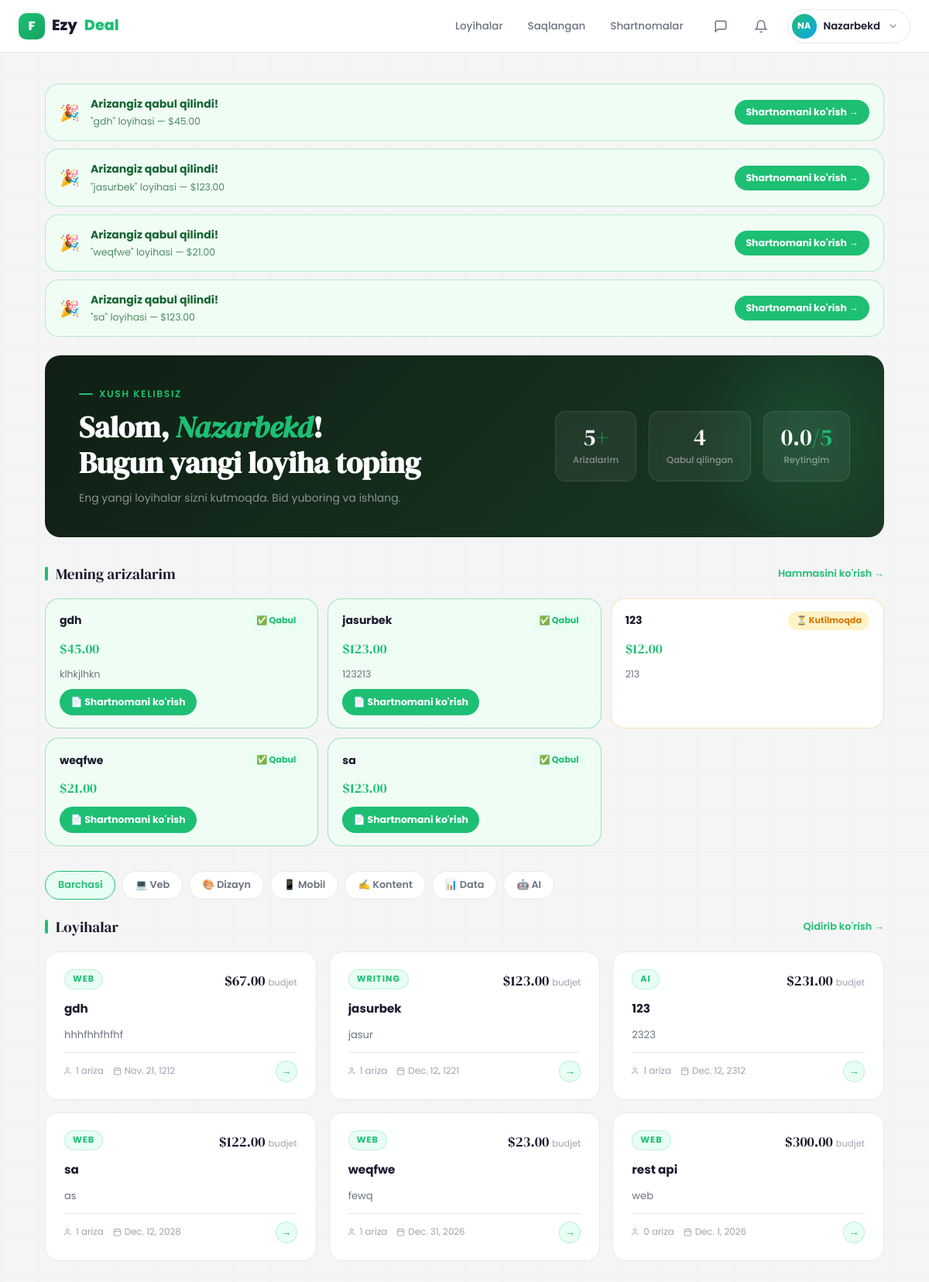
The page /main-freelancer/all-projects/ (signed in) on the database its author committed.
### Users/models.py (models this page shows, shortened)
class User(AbstractUser):
    ROLE_CHOICE = (
        (CLIENT, 'client'),
        (FREELANCER, 'freelancer'),
    )
    email = models.EmailField(unique=True)
    role = models.CharField(max_length=20, choices=ROLE_CHOICE)
    bio = models.TextField(blank=True, null=True)
    avatar = models.ImageField(upload_to='avatars/', blank=True, null=True)
    created_at = models.DateTimeField(auto_now_add=True)

### Bid/models.py (models this page shows, shortened)
class Bid(models.Model):
    STATUS_CHOICES = (
        (PENDING, "Pending"),
        (ACCEPTED, "Accepted"),
        (REJECTED, "Rejected"),
    )
    project = models.ForeignKey(
        Project,
        on_delete=models.CASCADE,
        related_name="bids"
    )
    freelancer = models.ForeignKey(
        settings.AUTH_USER_MODEL,
        on_delete=models.CASCADE,
        related_name="bids"
    )
    price = models.DecimalField(max_digits=12, decimal_places=2)
    xabar = models.TextField()
    attachment = models.FileField(upload_to='bids/', blank=True, null=True)
    delivery_days = models.PositiveIntegerField(default=7)
    status = models.CharField(
        max_length=20,
        choices=STATUS_CHOICES,
        default=PENDING
    )
    created_at = models.DateTimeField(auto_now_add=True)
    finished_at = models.DateTimeField(auto_now=True)
    class Meta:
        unique_together = ("project", "freelancer")
        ordering = ["-created_at"]

### Projects/models.py (models this page shows, shortened)
class Project(models.Model):
    WEB = "web"
    DESIGN = "design"
    MOBILE = "mobile"
    WRITING = "writing"
    DATA = "data"
    AI = "ai"
    CATEGORY_CHOICES = [
        (WEB, "Web Development"),
        (DESIGN, "Design"),
        (MOBILE, "Mobile Development"),
        (WRITING, "Content Writing"),
        (DATA, "Data Science"),
        (AI, "AI / ML"),
    ]
    OPEN = "open"
    IN_PROGRESS = "in_progress"
    COMPLETED = "completed"
    CANCELLED = "cancelled"
    STATUS_CHOICES = (
        (OPEN, "Open"),
        (IN_PROGRESS, "In Progress"),
        (COMPLETED, "Completed"),
        (CANCELLED, "Cancelled"),
    )
    FIXED = "fixed"
    HOURLY = "hourly"
    MILESTONE = "milestone"
    BUDGET_TYPE_CHOICES = [
        (FIXED, "Fixed"),
        (HOURLY, "Hourly"),
        (MILESTONE, "Milestone"),
    ]
    ENTRY = "entry"
    INTERMEDIATE = "intermediate"
    EXPERT = "expert"
    LEVEL_CHOICES = [
        (ENTRY, "Entry"),
        (INTERMEDIATE, "Intermediate"),
        (EXPERT, "Expert"),
    ]
    client = models.ForeignKey(
        settings.AUTH_USER_MODEL,
        on_delete=models.CASCADE,
        related_name="projects"
    )
    title = models.CharField(max_length=255)
    description = models.TextField()
    category = models.CharField(max_length=20, choices=CATEGORY_CHOICES)
    budget_type = models.CharField(max_length=20, choices=BUDGET_TYPE_CHOICES, default=FIXED)
    budget_min = models.DecimalField(max_digits=12, decimal_places=2, null=True, blank=True)
    budget_max = models.DecimalField(max_digits=12, decimal_places=2, null=True, blank=True)
    level = models.CharField(max_length=20, choices=LEVEL_CHOICES, default=INTERMEDIATE)
    skills = models.TextField(blank=True, null=True)
    deadline = models.DateField()
    status = models.CharField(max_length=20, choices=STATUS_CHOICES, default=OPEN)
    created_at = models.DateTimeField(auto_now_add=True)

### Users/views.py (the view)
# urls.py: path('main-freelancer/all-projects/', AllProview, name='main_freelancer'),
@login_required(login_url='login')
def AllProview(request):
    user = request.user
    category = request.GET.get('category', '')
    projects = Project.objects.all().order_by('-created_at')
    if user.role == 'freelancer':
        if category:
            projects = projects.filter(category=category)
    else:
        projects = Project.objects.none()
    my_bids_list = Bid.objects.filter(
        freelancer=user
    ).select_related('project').order_by('-created_at')[:10]
    total_bids = Bid.objects.filter(freelancer=user).count()
    accepted_bids = Bid.objects.filter(freelancer=user, status='accepted').count()
    avg_rating = 0
    try:
        profile = FreelancerProfile.objects.get(user=user)
        avg = Review.objects.filter(freelancer=profile).aggregate(avg=Avg('rating'))
        avg_rating = avg['avg'] or 0
    except FreelancerProfile.DoesNotExist:
        avg_rating = 0
    return render(request, 'main_freelancer.html', {
        'projects': projects,
        'active_category': category,
        'avg_rating': avg_rating,
        'my_bids_list': my_bids_list,
        'total_bids': total_bids,
        'accepted_bids': accepted_bids,
    })

### templates/main_freelancer.html (shortened to what this page needs)
{% extends 'base.html' %}
{% block content %}
<div class="fl-wrap">
    {% if my_bids_list %}
    <div class="notif-bar">
        {% for bid in my_bids_list %}
            {% if bid.status == 'accepted' %}
            <div class="notif-item notif-accepted">
                <div class="notif-icon">🎉</div>
                <div class="notif-body">
                    <div class="notif-title">Arizangiz qabul qilindi!</div>
                    <div class="notif-sub">
                        "{{ bid.project.title }}" loyihasi — ${{ bid.price }}
                    </div>
                </div>
                {% if bid.project.contract %}
                <a href="{% url 'contract_detail' bid.project.contract.id %}" class="notif-action">
                    Shartnomani ko'rish →
                </a>
                {% endif %}
            </div>
            {% endif %}
        {% endfor %}
    </div>
    {% endif %}
    <div class="fl-hero">
        <div class="fl-hero-left">
            <div class="fl-hero-greeting">Xush kelibsiz</div>
            <h1 class="fl-hero-title">
                Salom, <em>{{ request.user.username }}</em>!<br>
                Bugun yangi loyiha toping
            </h1>
            <p class="fl-hero-sub">Eng yangi loyihalar sizni kutmoqda. Bid yuboring va ishlang.</p>
        </div>
        <div class="fl-hero-right">
            <div class="fl-stat-box">
                <div class="fl-stat-num">{{ total_bids }}<span>+</span></div>
                <div class="fl-stat-label">Arizalarim</div>
            </div>
            <div class="fl-stat-box">
                <div class="fl-stat-num">{{ accepted_bids }}</div>
                <div class="fl-stat-label">Qabul qilingan</div>
            </div>
            <div class="fl-stat-box">
                <div class="fl-stat-num">{{ avg_rating|floatformat:1 }}<span>/5</span></div>
                <div class="fl-stat-label">Reytingim</div>
            </div>
        </div>
    </div>
    {% if my_bids_list %}
    <div class="bids-section">
        <div class="section-head">
            <div class="section-title">Mening arizalarim</div>
            <a href="#" class="section-link">Hammasini ko'rish →</a>
        </div>
        <div class="bids-grid">
            {% for bid in my_bids_list %}
            <div class="bid-card bid-card-{{ bid.status }}">
                <div class="bid-card-top">
                    <div class="bid-card-project">{{ bid.project.title|truncatechars:30 }}</div>
                    <span class="bid-status-badge badge-{{ bid.status }}">
                        {% if bid.status == 'accepted' %}✅ Qabul{% endif %}
                        {% if bid.status == 'pending' %}⏳ Kutilmoqda{% endif %}
                    </span>
                </div>
                <div class="bid-card-price">${{ bid.price }}</div>
                {% if bid.xabar %}
                <div class="bid-card-msg">{{ bid.xabar|truncatechars:80 }}</div>
                {% endif %}
                {% if bid.status == 'accepted' and bid.project.contract %}
                <a href="{% url 'contract_detail' bid.project.contract.id %}"
                   class="bid-contract-link">
                    📄 Shartnomani ko'rish
                </a>
                {% endif %}
            </div>
            {% endfor %}
        </div>
    </div>
    {% endif %}
    <div class="filter-tabs">
        <a href="?category=" class="ftab {% if not active_category %}active{% endif %}">Barchasi</a>
        <a href="?category=web" class="ftab {% if active_category == 'web' %}active{% endif %}">💻 Veb</a>
        <a href="?category=design" class="ftab {% if active_category == 'design' %}active{% endif %}">🎨 Dizayn</a>
        <a href="?category=mobile" class="ftab {% if active_category == 'mobile' %}active{% endif %}">📱 Mobil</a>
        <a href="?category=writing" class="ftab {% if active_category == 'writing' %}active{% endif %}">✍️ Kontent</a>
        <a href="?category=data" class="ftab {% if active_category == 'data' %}active{% endif %}">📊 Data</a>
        <a href="?category=ai" class="ftab {% if active_category == 'ai' %}active{% endif %}">🤖 AI</a>
    </div>
    <div class="section-head">
        <div class="section-title">Loyihalar</div>
        <a href="{% url 'search' %}" class="section-link">Qidirib ko'rish →</a>
    </div>
    <div class="projects-grid">
        {% for p in projects %}
        <a href="{% url 'project_detail' p.pk %}" class="proj-card"
           style="animation-delay:{{ forloop.counter0 }}00ms">
            <div class="proj-card-top">
                <span class="proj-category">{{ p.category|default:"Umumiy" }}</span>
                <span class="proj-budget">
                    {% if p.budget_max %}${{ p.budget_max }}{% else %}—{% endif %}
                    <small> budjet</small>
                </span>
            </div>
            <div class="proj-title">{{ p.title }}</div>
            <div class="proj-desc">{{ p.description }}</div>
            <div class="proj-footer">
                <div class="proj-meta">
                    <span class="proj-meta-item">
                        <svg width="11" height="11" viewBox="0 0 24 24" fill="none" stroke="currentColor" stroke-width="2"><path d="M17 21v-2a4 4 0 0 0-4-4H5a4 4 0 0 0-4 4v2"/><circle cx="9" cy="7" r="4"/></svg>
                        {{ p.bids.count }} ariza
                    </span>
                    {% if p.deadline %}
                    <span class="proj-meta-item">
                        <svg width="11" height="11" viewBox="0 0 24 24" fill="none" stroke="currentColor" stroke-width="2"><rect x="3" y="4" width="18" height="18" rx="2"/><line x1="16" y1="2" x2="16" y2="6"/><line x1="8" y1="2" x2="8" y2="6"/><line x1="3" y1="10" x2="21" y2="10"/></svg>
                        {{ p.deadline }}
                    </span>
                    {% endif %}
                </div>
                <div class="proj-arrow">→</div>
            </div>
        </a>
        {% empty %}
        <div style="grid-column:1/-1;text-align:center;padding:60px;color:var(--text3);">
            <div style="font-size:2.5rem;margin-bottom:12px;">📭</div>
            <div style="font-size:.9rem;">Hozircha loyihalar yo'q</div>
        </div>
        {% endfor %}
    </div>
</div>
{% endblock %}

### templates/base.html (shortened to what this page needs)
<!DOCTYPE html>
<html lang="uz">
<head>
</head>
<body>
<nav class="navbar">
    <div class="container">
        <a href="{% url 'logo_redirect' %}" class="nav-logo">
            <div class="logo-mark">F</div>
            Ezy<em>Deal</em>
        </a>
        <nav class="nav-links">
            {% if user.is_authenticated %}
                {% if user.role == 'freelancer' %}
                    <a href="{% url 'main_freelancer' %}" class="nav-link">Loyihalar</a>
                    <a href="{% url 'saved_projects' %}" class="nav-link">Saqlangan</a>
                    <a href="{% url 'freelancer_contract_list' %}" class="nav-link">Shartnomalar</a>
                {% else %}
                    <a href="{% url 'main_client' %}" class="nav-link">Bosh sahifa</a>
                    <a href="{% url 'myprojects' %}" class="nav-link">Loyihalarim</a>
                    <a href="{% url 'client_contract_list' %}" class="nav-link">Shartnomalar</a>
                {% endif %}
            {% else %}
                <a href="{% url 'login' %}" class="nav-link">Kirish</a>
            {% endif %}
        </nav>
        {% if user.is_authenticated %}
        <a href="{% url 'inbox' %}" class="nav-icon-btn" title="Xabarlar" style="position:relative;display:flex;align-items:center;justify-content:center;width:36px;height:36px;border-radius:50%;color:var(--text2);transition:var(--t);">
            <svg width="18" height="18" viewBox="0 0 24 24" fill="none" stroke="currentColor" stroke-width="2"><path d="M21 15a2 2 0 0 1-2 2H7l-4 4V5a2 2 0 0 1 2-2h14a2 2 0 0 1 2 2z"/></svg>
        </a>
        <a href="{% url 'notifications' %}" class="nav-icon-btn" title="Bildirishnomalar" style="position:relative;display:flex;align-items:center;justify-content:center;width:36px;height:36px;border-radius:50%;color:var(--text2);transition:var(--t);">
            <svg width="18" height="18" viewBox="0 0 24 24" fill="none" stroke="currentColor" stroke-width="2"><path d="M18 8A6 6 0 0 0 6 8c0 7-3 9-3 9h18s-3-2-3-9"/><path d="M13.73 21a2 2 0 0 1-3.46 0"/></svg>
        </a>
        <div class="profile-wrap">
            <div class="profile-btn">
                <div class="avatar">
                    {% if user.avatar %}
                        <img src="{{ user.avatar.url }}" alt="{{ user.username }}" style="width:100%;height:100%;object-fit:cover;border-radius:50%;">
                    {% else %}
                        {{ user.username|slice:":2"|upper }}
                    {% endif %}
                </div>
                <span class="uname">{{ user.username }}</span>
                <svg class="nav-icon chevron" viewBox="0 0 24 24" fill="none" stroke="currentColor" stroke-width="2.5">
                    <polyline points="6 9 12 15 18 9"/>
                </svg>
            </div>
        </div>
        {% else %}
        <a href="{% url 'register' %}" class="btn btn-primary btn-sm">Boshlash →</a>
        {% endif %}
    </div>
</nav>
<main class="main">
    {% block content %}{% endblock %}
</main>
</body>
</html>

### rows shown on the page
User: username "NA", username "Nazarbekd", user.username "Nazarbekd"
Bid: project "gdh", price "45.00", shows "Shartnomani ko'rish →", status "✅ Qabul", xabar "klhkjlhkn"
Bid: project "jasurbek", price "123.00", shows "Shartnomani ko'rish →", status "✅ Qabul", xabar "123213"
Bid: project "weqfwe", price "21.00", shows "Shartnomani ko'rish →", status "✅ Qabul"
Bid: project "sa", price "123.00", shows "Shartnomani ko'rish →", status "✅ Qabul"
Bid: project "123", status "⏳ Kutilmoqda", price "12.00", xabar "213"
Project: category "WEB", budget_max "67.00", title "gdh", description "hhhfhhfhfhf", bids.count "1", deadline "Nov. 21, 1212"
Project: category "WRITING", budget_max "123.00", title "jasurbek", description "jasur", bids.count "1", deadline "Dec. 12, 1221"
Project: category "AI", budget_max "231.00", title "123", description "2323", bids.count "1", deadline "Dec. 12, 2312"
Project: category "WEB", budget_max "122.00", title "sa", description "as", bids.count "1", deadline "Dec. 12, 2028"
Project: category "WEB", budget_max "23.00", title "weqfwe", description "fewq", bids.count "1", deadline "Dec. 31, 2026"
Project: category "WEB", budget_max "300.00", title "rest api", description "web", bids.count "0", deadline "Dec. 1, 2026"

### other values the page prints
{{ total_bids }} "5"
{{ accepted_bids }} "4"
{{ avg_rating|floatformat:1 }} "0.0"
